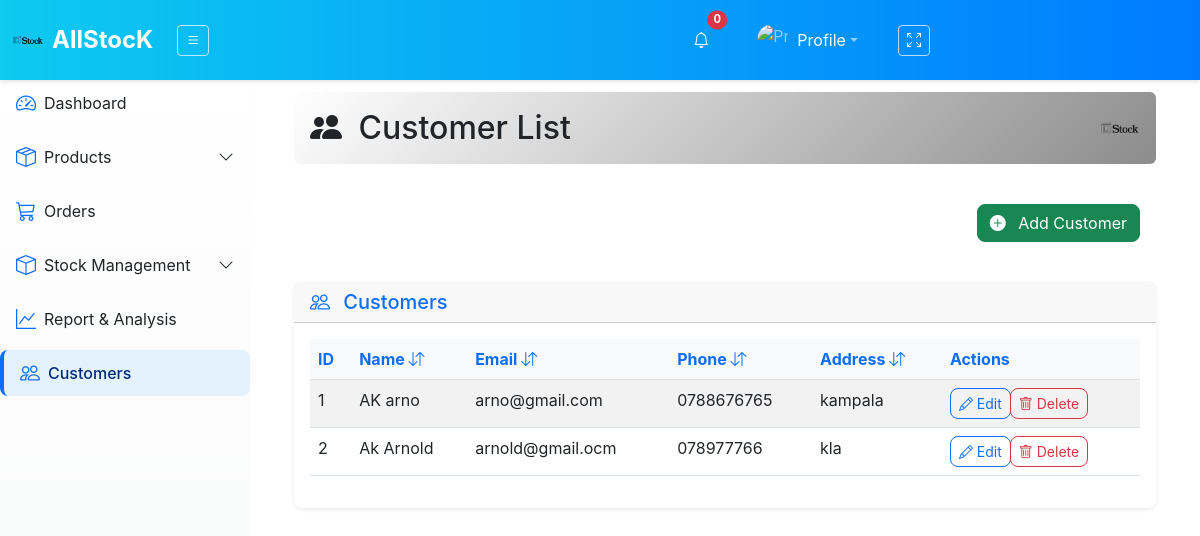
/customers/, run on an earlier commit of the app's database.
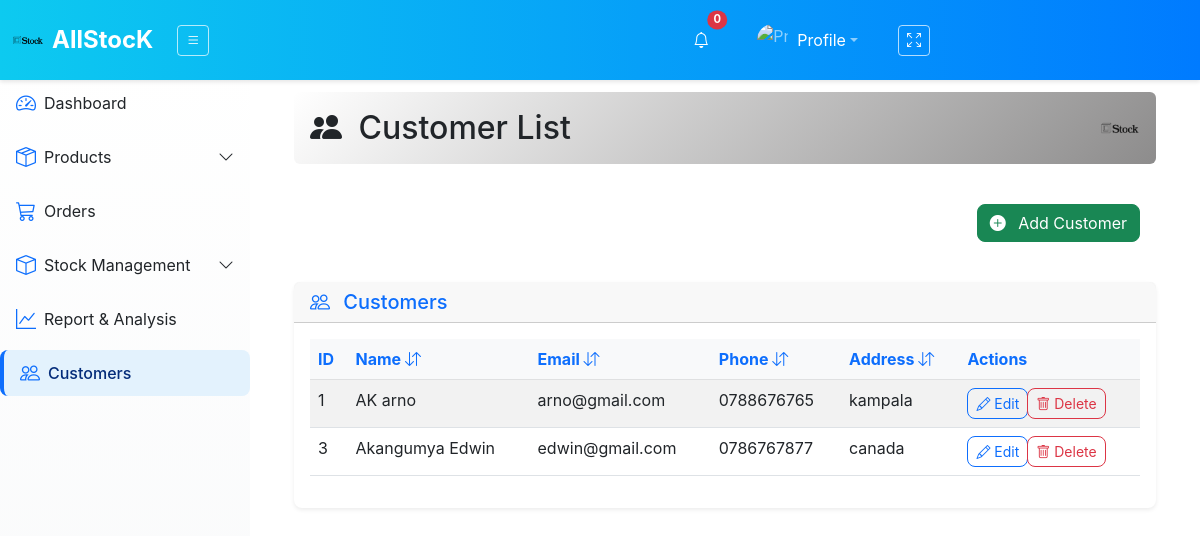
And on a later commit of the database.
### inventory_sys/models.py (models this page shows, shortened)
class Customer(models.Model):
    name = models.CharField(max_length=100)
    email = models.EmailField(unique=True)
    phone = models.CharField(max_length=10)
    address = models.CharField(max_length=40)

### inventory_sys/views.py (the view, shortened to what this page needs)
# urls.py: path('customers/', views.customer_list, name='customer_list'),
def customer_list(request):
    customers = Customer.objects.all()
    paginator = Paginator(customers, 7)
    page_number = request.GET.get('page')
    page_obj = paginator.get_page(page_number)
    total_cust = Customer.objects.count()
    context = {
        'page_obj': page_obj,
        'total_cust': total_cust,
    }
    return render(request, 'Invapp/customer_list.html', context)

### inventory_sys/templates/InvApp/customer_list.html (shortened to what this page needs)
{% extends "InvApp/layout.html" %}
{% load static %}
{% block content %}
<div class="container-fluid pt-3">
    <div class="d-flex justify-content-between align-items-center mb-4 p-3 rounded" style="background: linear-gradient(135deg, #ffffff 0%, #8d8c8c 100%); color: #fff;">
        <h2 class="m-0 text-dark"><i class="bi bi-people-fill me-2"></i> Customer List</h2>
        <img src="{% static 'images/logo-sm.png' %}" alt="Logo" style="height: 40px; opacity: 0.9;">
    </div>
    <div class="card border-0  rounded-3 mb-4">
        <div class="card-body">
            <div class="row g-3 align-items-end">
                <div class=" d-flex justify-content-end">
                    <button type="button" class="btn btn-success rounded-3" data-bs-toggle="modal" data-bs-target="#addCustomerModal">
                        <i class="bi bi-plus-circle-fill me-2"></i> Add Customer
                    </button>
                </div>
            </div>
        </div>
    </div>
    <div class="card border-0 shadow-sm rounded-3">
        <div class="card-header  text-primary">
            <h5 class="mb-0"><i class="bi bi-people me-2"></i> Customers</h5>
        </div>
        <div class="card-body">
            <div class="table-responsive">
                    <table id="example" class="table table-striped" style="width:100%">
                    <thead class="table-light">
                        <tr>
                            <th>ID</th>
                            <th>Name <i class="bi bi-arrow-down-up sort-icon" data-column="1"></i></th>
                            <th>Email <i class="bi bi-arrow-down-up sort-icon" data-column="2"></i></th>
                            <th>Phone <i class="bi bi-arrow-down-up sort-icon" data-column="3"></i></th>
                            <th>Address <i class="bi bi-arrow-down-up sort-icon" data-column="4"></i></th>
                            <th>Actions</th>
                        </tr>
                    </thead>
                    <tbody>
                        {% for customer in page_obj %}
                        <tr>
                            <td>{{ customer.id }}</td>
                            <td>{{ customer.name }}</td>
                            <td>{{ customer.email }}</td>
                            <td>{{ customer.phone }}</td>
                            <td>{{ customer.address }}</td>
                            <td>
                                <div class="btn-group">
                                    <button type="button" class="btn btn-sm btn-outline-primary rounded-3" data-bs-toggle="modal" data-bs-target="#editCustomerModal{{ customer.id }}">
                                        <i class="bi bi-pencil"></i> Edit
                                    </button>
                                    <button type="button" class="btn btn-sm btn-outline-danger rounded-3" data-bs-toggle="modal" data-bs-target="#deleteCustomerModal{{ customer.id }}">
                                        <i class="bi bi-trash"></i> Delete
                                    </button>
                                </div>
                            </td>
                        </tr>
                        {% endfor %}
                    </tbody>
                </table>
            </div>
        </div>
    </div>
</div>
{% endblock %}

What changed in the data, as far as the page shows it:
removed Customer: id "2", name "Ak Arnold", email "arnold@gmail.ocm", phone "078977766", address "kla"
added Customer: id "3", name "Akangumya Edwin", email "edwin@gmail.com", phone "0786767877", address "canada"
